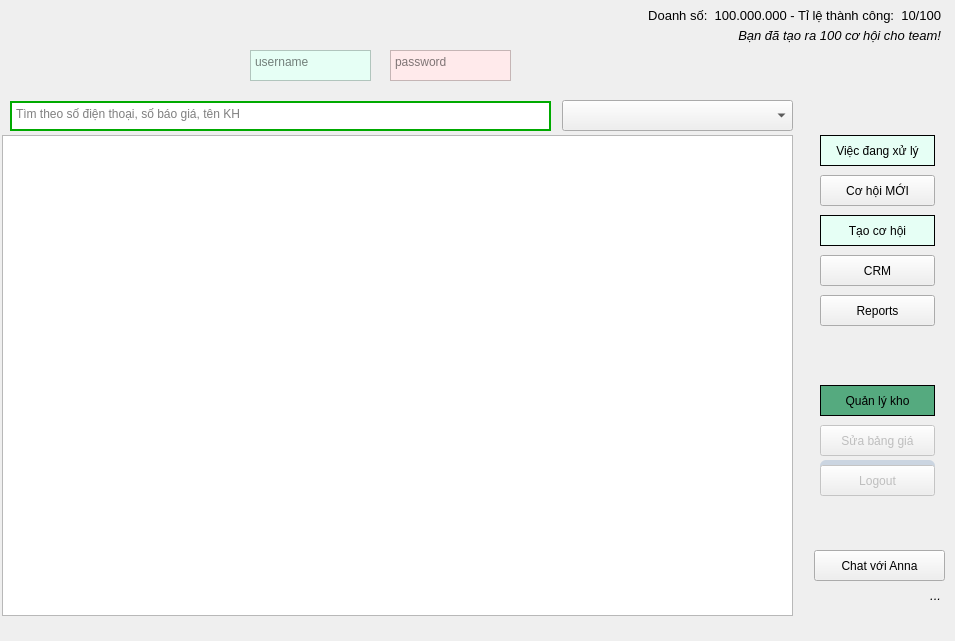
<?xml version="1.0" encoding="UTF-8"?>
<ui version="4.0">
 <class>MainWindow</class>
 <widget class="QMainWindow" name="MainWindow">
  <property name="geometry">
   <rect>
    <x>0</x>
    <y>0</y>
    <width>955</width>
    <height>641</height>
   </rect>
  </property>
  <property name="windowTitle">
   <string>MainWindow</string>
  </property>
  <widget class="QWidget" name="centralwidget">
   <widget class="QLabel" name="label_noti">
    <property name="geometry">
     <rect>
      <x>140</x>
      <y>50</y>
      <width>741</width>
      <height>31</height>
     </rect>
    </property>
    <property name="text">
     <string/>
    </property>
   </widget>
   <widget class="QLabel" name="label_username">
    <property name="geometry">
     <rect>
      <x>820</x>
      <y>505</y>
      <width>111</width>
      <height>21</height>
     </rect>
    </property>
    <property name="font">
     <font>
      <pointsize>11</pointsize>
      <italic>true</italic>
     </font>
    </property>
    <property name="text">
     <string/>
    </property>
    <property name="alignment">
     <set>Qt::AlignCenter</set>
    </property>
   </widget>
   <widget class="QTableWidget" name="tableWidget">
    <property name="geometry">
     <rect>
      <x>2</x>
      <y>135</y>
      <width>791</width>
      <height>481</height>
     </rect>
    </property>
   </widget>
   <widget class="QPushButton" name="but_mydesk">
    <property name="enabled">
     <bool>true</bool>
    </property>
    <property name="geometry">
     <rect>
      <x>820</x>
      <y>135</y>
      <width>115</width>
      <height>31</height>
     </rect>
    </property>
    <property name="styleSheet">
     <string notr="true">QPushButton#but_mydesk {
	color: rgb(0, 0, 0);
    border: 1px solid black;
    background-color: rgb(230, 255, 245);

}

QPushButton#but_mydesk:hover {
    background-color: rgb(255, 234, 235);
}

QPushButton#but_mydesk:pressed {			
    padding-left: 2px;
    padding-top: 2px;
}
</string>
    </property>
    <property name="text">
     <string>Việc đang xử lý</string>
    </property>
   </widget>
   <widget class="QPushButton" name="but_co_hoi_moi">
    <property name="enabled">
     <bool>true</bool>
    </property>
    <property name="geometry">
     <rect>
      <x>820</x>
      <y>175</y>
      <width>115</width>
      <height>31</height>
     </rect>
    </property>
    <property name="text">
     <string>Cơ hội MỚI</string>
    </property>
   </widget>
   <widget class="QPushButton" name="but_tao_co_hoi">
    <property name="enabled">
     <bool>true</bool>
    </property>
    <property name="geometry">
     <rect>
      <x>820</x>
      <y>215</y>
      <width>115</width>
      <height>31</height>
     </rect>
    </property>
    <property name="styleSheet">
     <string notr="true">QPushButton#but_tao_co_hoi {
	color: rgb(0, 0, 0);
    border: 1px solid black;
    background-color: rgb(230, 255, 245);

}

QPushButton#but_tao_co_hoi:hover {
    background-color: rgb(255, 234, 235);
}

QPushButton#but_tao_co_hoi:pressed {			
    padding-left: 2px;
    padding-top: 2px;
}
</string>
    </property>
    <property name="text">
     <string>Tạo cơ hội</string>
    </property>
   </widget>
   <widget class="QPushButton" name="but_crm">
    <property name="enabled">
     <bool>true</bool>
    </property>
    <property name="geometry">
     <rect>
      <x>820</x>
      <y>255</y>
      <width>115</width>
      <height>31</height>
     </rect>
    </property>
    <property name="text">
     <string>CRM</string>
    </property>
   </widget>
   <widget class="QPushButton" name="but_sua_bang_gia">
    <property name="enabled">
     <bool>false</bool>
    </property>
    <property name="geometry">
     <rect>
      <x>820</x>
      <y>425</y>
      <width>115</width>
      <height>31</height>
     </rect>
    </property>
    <property name="text">
     <string>Sửa bảng giá</string>
    </property>
   </widget>
   <widget class="QPushButton" name="but_tu_van_pccc">
    <property name="enabled">
     <bool>false</bool>
    </property>
    <property name="geometry">
     <rect>
      <x>820</x>
      <y>460</y>
      <width>115</width>
      <height>31</height>
     </rect>
    </property>
    <property name="styleSheet">
     <string notr="true">QPushButton#but_tu_van_pccc {
    background-color: #0f766e;
    color: white;
    border-radius: 6px;
    font-weight: 600;
}
QPushButton#but_tu_van_pccc:hover {
    background-color: #0d8a80;
}
QPushButton#but_tu_van_pccc:pressed {
    background-color: #0a5e57;
}
QPushButton#but_tu_van_pccc:disabled {
    background-color: #cbd5e1;
    color: #64748b;
}</string>
    </property>
    <property name="text">
     <string>Tư vấn PCCC</string>
    </property>
   </widget>
   <widget class="QPushButton" name="but_logout">
    <property name="enabled">
     <bool>false</bool>
    </property>
    <property name="geometry">
     <rect>
      <x>820</x>
      <y>465</y>
      <width>115</width>
      <height>31</height>
     </rect>
    </property>
    <property name="text">
     <string>Logout</string>
    </property>
   </widget>
   <widget class="QLabel" name="label_doanh_so">
    <property name="geometry">
     <rect>
      <x>490</x>
      <y>0</y>
      <width>451</width>
      <height>31</height>
     </rect>
    </property>
    <property name="font">
     <font>
      <pointsize>10</pointsize>
     </font>
    </property>
    <property name="text">
     <string>Doanh số:  100.000.000 - Tỉ lệ thành công:  10/100</string>
    </property>
    <property name="alignment">
     <set>Qt::AlignRight|Qt::AlignTrailing|Qt::AlignVCenter</set>
    </property>
   </widget>
   <widget class="QLabel" name="label_so_co_hoi">
    <property name="geometry">
     <rect>
      <x>570</x>
      <y>20</y>
      <width>371</width>
      <height>31</height>
     </rect>
    </property>
    <property name="font">
     <font>
      <pointsize>10</pointsize>
      <italic>true</italic>
     </font>
    </property>
    <property name="text">
     <string>Bạn đã tạo ra 100 cơ hội cho team!</string>
    </property>
    <property name="alignment">
     <set>Qt::AlignRight|Qt::AlignTrailing|Qt::AlignVCenter</set>
    </property>
   </widget>
   <widget class="QComboBox" name="combo_user">
    <property name="geometry">
     <rect>
      <x>562</x>
      <y>100</y>
      <width>231</width>
      <height>31</height>
     </rect>
    </property>
   </widget>
   <widget class="QLabel" name="label_version">
    <property name="geometry">
     <rect>
      <x>820</x>
      <y>580</y>
      <width>121</width>
      <height>31</height>
     </rect>
    </property>
    <property name="font">
     <font>
      <pointsize>10</pointsize>
      <italic>true</italic>
     </font>
    </property>
    <property name="layoutDirection">
     <enum>Qt::LeftToRight</enum>
    </property>
    <property name="text">
     <string>...</string>
    </property>
    <property name="alignment">
     <set>Qt::AlignRight|Qt::AlignTrailing|Qt::AlignVCenter</set>
    </property>
   </widget>
   <widget class="QPushButton" name="but_quan_ly_kho">
    <property name="enabled">
     <bool>true</bool>
    </property>
    <property name="geometry">
     <rect>
      <x>820</x>
      <y>385</y>
      <width>115</width>
      <height>31</height>
     </rect>
    </property>
    <property name="styleSheet">
     <string notr="true">QPushButton#but_quan_ly_kho {
	color: rgb(0, 0, 0);
	background-color: rgb(85, 170, 127);
    border: 1px solid black;
}

QPushButton#but_quan_ly_kho:hover {
    background-color: rgb(255, 234, 235);
}

QPushButton#but_quan_ly_kho:pressed {			
    padding-left: 2px;
    padding-top: 2px;
}
</string>
    </property>
    <property name="text">
     <string>Quản lý kho</string>
    </property>
   </widget>
   <widget class="QTextEdit" name="text_user">
    <property name="geometry">
     <rect>
      <x>250</x>
      <y>50</y>
      <width>121</width>
      <height>31</height>
     </rect>
    </property>
    <property name="styleSheet">
     <string notr="true">background-color: rgb(230, 255, 245);
border-color: rgb(255, 234, 235);</string>
    </property>
    <property name="placeholderText">
     <string>username</string>
    </property>
   </widget>
   <widget class="QTextEdit" name="text_password">
    <property name="geometry">
     <rect>
      <x>390</x>
      <y>50</y>
      <width>121</width>
      <height>31</height>
     </rect>
    </property>
    <property name="styleSheet">
     <string notr="true">background-color: rgb(255, 234, 235);
border-color: rgb(230, 255, 245);</string>
    </property>
    <property name="placeholderText">
     <string>password</string>
    </property>
   </widget>
   <widget class="QPushButton" name="but_baocao">
    <property name="enabled">
     <bool>true</bool>
    </property>
    <property name="geometry">
     <rect>
      <x>820</x>
      <y>295</y>
      <width>115</width>
      <height>31</height>
     </rect>
    </property>
    <property name="text">
     <string>Reports</string>
    </property>
   </widget>
   <widget class="QLabel" name="label">
    <property name="geometry">
     <rect>
      <x>2</x>
      <y>0</y>
      <width>101</width>
      <height>91</height>
     </rect>
    </property>
    <property name="styleSheet">
     <string notr="true">border-image: url(:/Logo/Logo PCCC.png);</string>
    </property>
    <property name="text">
     <string/>
    </property>
   </widget>
   <widget class="QTextEdit" name="tex_search">
    <property name="geometry">
     <rect>
      <x>10</x>
      <y>101</y>
      <width>541</width>
      <height>30</height>
     </rect>
    </property>
    <property name="styleSheet">
     <string notr="true">border: 2px solid black;
border-color: rgb(0, 170, 0);</string>
    </property>
    <property name="placeholderText">
     <string>Tìm theo số điện thoại, số báo giá, tên KH</string>
    </property>
   </widget>
   <widget class="QPushButton" name="but_chat">
    <property name="geometry">
     <rect>
      <x>814</x>
      <y>550</y>
      <width>131</width>
      <height>31</height>
     </rect>
    </property>
    <property name="text">
     <string>Chat với Anna</string>
    </property>
   </widget>
  </widget>
  <widget class="QMenuBar" name="menubar">
   <property name="geometry">
    <rect>
     <x>0</x>
     <y>0</y>
     <width>955</width>
     <height>22</height>
    </rect>
   </property>
  </widget>
 </widget>
 <resources>
  <include location="../hinhanh.qrc"/>
 </resources>
 <connections/>
</ui>
